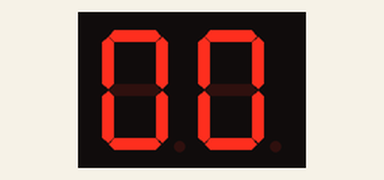
This sketch was run on a simulated Arduino Uno, built with avr-gcc and run on an emulated ATmega328P. On the bench: 2-digit seven-segment display. Wiring (inferred from the names in the program): 2-digit 7-segment display, segments lit when HIGH: segments pin 2, pin 3, pin 4, pin 5, pin 6, pin 7, pin 8, pin 9; digit selects pin 12, pin 13. The segment pins are drawn as the display they are named for.

Above: at 0.16 s.
At 5.07 s:
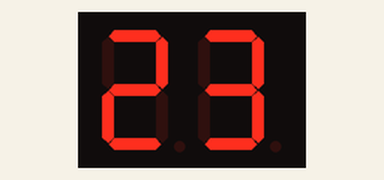
At 9.99 s:
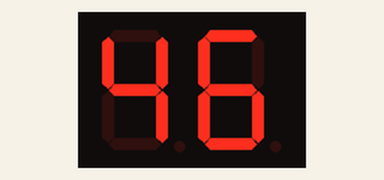
At 20.01 s:
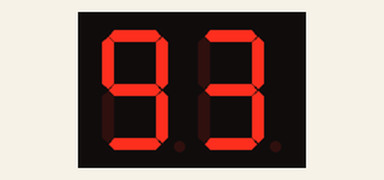
At 29.83 s:
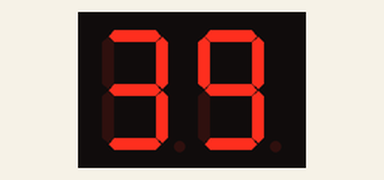
At 39.88 s:
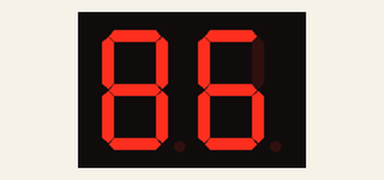

The sketch:

INKUBATOR_06-7SEGMENT_DISPLAY_COBA_COUNTER_4DIGIT.ino
```cpp
// untuk trainer Inkubatek/Tokotronik
#define a       2
#define b       3
#define c       4
#define d       5
#define e       6
#define f       7
#define g       8
#define h       9
#define satuan  13
#define puluhan 12
#define ratusan 11
#define ribuan  10
byte nilai=0, nilaiRibuan, sisaRibuan, nilaiRatusan, sisaRatusan, nilaiPuluhan, nilaiSatuan;

void setup() {
  for(byte k=2; k<=9; k++) //perhatikan posisi pin
    pinMode(k, OUTPUT);
  pinMode(satuan, OUTPUT);
  pinMode(puluhan, OUTPUT);
}

void loop() {
  nilaiRibuan=nilai/1000;
  sisaRibuan=nilai%1000;
  nilaiRatusan=sisaRibuan/100;
  sisaRatusan=sisaRibuan%100;
  nilaiPuluhan=sisaRatusan/10;
  nilaiSatuan=sisaRatusan%10;
  for(byte i=0; i<=25; i++) {
    tampil7Seg(nilaiRibuan, 3);
    delay(2);
    tampil7Seg(nilaiRatusan, 2);
    delay(2);
    tampil7Seg(nilaiPuluhan, 1);
    delay(2);
    tampil7Seg(nilaiSatuan, 0);
    delay(2);
  }
  nilai++;
  if(nilai==10000)
    nilai=0;
}

void tampil7Seg(byte angka, byte posisi) {
 if(posisi==0) {                //SATUAN
  digitalWrite(ribuan, LOW);
  digitalWrite(ratusan, LOW);
  digitalWrite(puluhan, LOW);
  digitalWrite(satuan, HIGH);
 }
 if(posisi==1) {                // PULUHAN
  digitalWrite(ribuan, LOW);
  digitalWrite(ratusan, LOW);
  digitalWrite(puluhan, HIGH);
  digitalWrite(satuan, LOW);
 }
 if(posisi==2) {                // RATUSAN
  digitalWrite(ribuan, LOW);
  digitalWrite(ratusan, HIGH);
  digitalWrite(puluhan, LOW);
  digitalWrite(satuan, LOW);
 }
 if(posisi==3) {                // RIBUAN
  digitalWrite(ribuan, HIGH);
  digitalWrite(ratusan, LOW);
  digitalWrite(puluhan, LOW);
  digitalWrite(satuan, LOW);
 }
 if(angka==0) {
  digitalWrite(a, HIGH);        // ANGKA 0
  digitalWrite(b, HIGH);
  digitalWrite(c, HIGH);
  digitalWrite(d, HIGH);
  digitalWrite(e, HIGH);
  digitalWrite(f, HIGH);
  digitalWrite(g, LOW);
  digitalWrite(h, LOW);
 }
 else if(angka==1) {
  digitalWrite(a, LOW);  // ANGKA 1
  digitalWrite(b, HIGH);
  digitalWrite(c, HIGH);
  digitalWrite(d, LOW);
  digitalWrite(e, LOW);
  digitalWrite(f, LOW);
  digitalWrite(g, LOW);
  digitalWrite(h, LOW);
 }
 if(angka==2) {
  digitalWrite(a, HIGH);  // ANGKA 2
  digitalWrite(b, HIGH);
  digitalWrite(c, LOW);
  digitalWrite(d, HIGH);
  digitalWrite(e, HIGH);
  digitalWrite(f, LOW);
  digitalWrite(g, HIGH);
  digitalWrite(h, LOW);
 }
 if(angka==3) {
  digitalWrite(a, HIGH);  // ANGKA 3
  digitalWrite(b, HIGH);
  digitalWrite(c, HIGH);
  digitalWrite(d, HIGH);
  digitalWrite(e, LOW);
  digitalWrite(f, LOW);
  digitalWrite(g, HIGH);
  digitalWrite(h, LOW);
 }
 if(angka==4) {
  digitalWrite(a, LOW);  // ANGKA 4
  digitalWrite(b, HIGH);
  digitalWrite(c, HIGH);
  digitalWrite(d, LOW);
  digitalWrite(e, LOW);
  digitalWrite(f, HIGH);
  digitalWrite(g, HIGH);
  digitalWrite(h, LOW);
 }
 if(angka==5) {
  digitalWrite(a, HIGH);  // ANGKA 5
  digitalWrite(b, LOW);
  digitalWrite(c, HIGH);
  digitalWrite(d, HIGH);
  digitalWrite(e, LOW);
  digitalWrite(f, HIGH);
  digitalWrite(g, HIGH);
  digitalWrite(h, LOW);
 }
 if(angka==6) {
  digitalWrite(a, HIGH);  // ANGKA 6
  digitalWrite(b, LOW);
  digitalWrite(c, HIGH);
  digitalWrite(d, HIGH);
  digitalWrite(e, HIGH);
  digitalWrite(f, HIGH);
  digitalWrite(g, HIGH);
  digitalWrite(h, LOW);
 }
 if(angka==7) {
  digitalWrite(a, HIGH);  // ANGKA 7
  digitalWrite(b, HIGH);
  digitalWrite(c, HIGH);
  digitalWrite(d, LOW);
  digitalWrite(e, LOW);
  digitalWrite(f, LOW);
  digitalWrite(g, LOW);
  digitalWrite(h, LOW);
 }
 if(angka==8) {
  digitalWrite(a, HIGH);  // ANGKA 8
  digitalWrite(b, HIGH);
  digitalWrite(c, HIGH);
  digitalWrite(d, HIGH);
  digitalWrite(e, HIGH);
  digitalWrite(f, HIGH);
  digitalWrite(g, HIGH);
  digitalWrite(h, LOW);
 }
 if(angka==9) {
  digitalWrite(a, HIGH);  // ANGKA 9
  digitalWrite(b, HIGH);
  digitalWrite(c, HIGH);
  digitalWrite(d, HIGH);
  digitalWrite(e, LOW);
  digitalWrite(f, HIGH);
  digitalWrite(g, HIGH);
  digitalWrite(h, LOW);
 }
}
```
